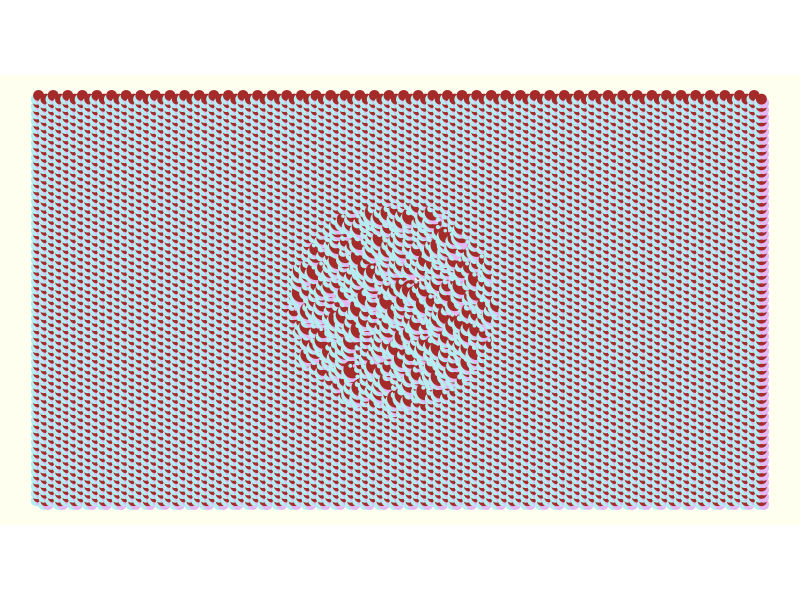
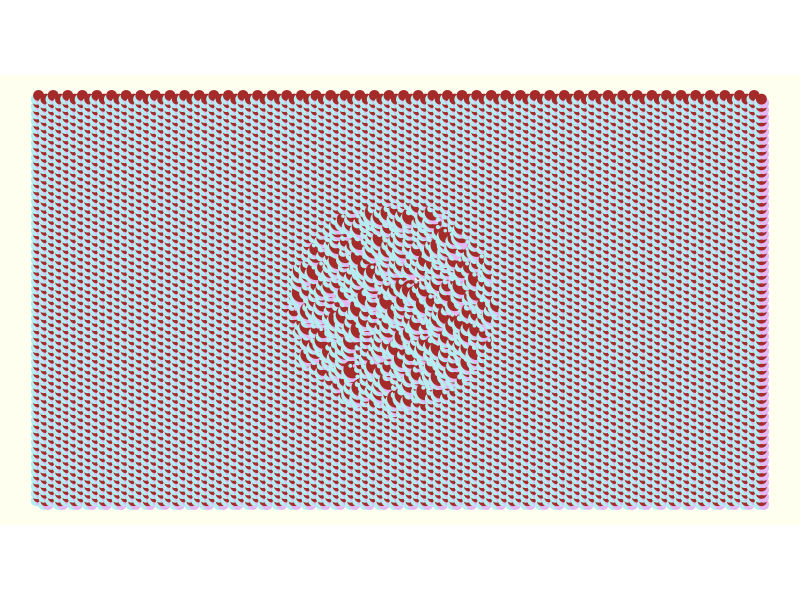

These charts were generated, in order, by the following R code:
# Author: Stuart Morrison
# Date: 28 May 2019
library(tidyverse, quietly = T)
library(magrittr, quietly = T)
library(scales, quietly = T)

"###############################################################################
#### Tri-colour dots ####
###############################################################################"

################################################################################
#### Function to make segments ####
################################################################################

    dot_maker <- function(x, y, size_force) {



        temp <- tibble(x = x + 1 / (2 + sin(pi / 3)) * cos(2 * pi * (1:3) / 3 + pi / 2),
                       y = y + 1 / (2 + sin(pi / 3)) * sin(2 * pi * (1:3) / 3 + pi / 2),
                       colour = letters[1:3],
                       size = size_force)

        return(temp)
    }

    size_force_maker <- function(x_mid, y_mid, radius,
                                 x, y, severity = 6, regular = 3) {

        if (sqrt((x_mid - x) ^ 2 + (y_mid - y) ^ 2) <= radius) {
            degree <- runif(n = 1, min = 0.5, max = severity)
            return(degree)
        } else {
            return(regular)
        }

    }

################################################################################
#### Make data ####
################################################################################

    x_res <- 100
    y_res <- 56
    dots <- tibble()

    for (xx in 1:x_res) {
        for (yy in 1:y_res) {
            temp_size <- size_force_maker(x_mid = x_res / 2, y_mid = y_res / 2,
                                          radius = min(x_res / 4, y_res / 4),
                                          x = xx, y = yy)

            dots %<>% bind_rows(dot_maker(x = xx, y = yy + 0.5 * (xx %% 2),
                                          size_force = temp_size))
        }
    }

################################################################################
#### Plot ####
################################################################################

    g <- ggplot() +
            coord_fixed() +
            geom_point(data = dots,
                        aes(x = x, y = y,
                            col = colour),
                      size = dots$size,
                      alpha = 1) +
            scale_color_manual(name = "",
                               values = c("#b5eef1", "#e4b8f5", "#A52A2A")) +
            theme_void() +
            theme(plot.background = element_rect(fill = "#fffff0",
                                                 colour = NA)) +
            guides(col = FALSE)
    ggsave(filename = "Charts/tri_colour_dots.png", plot = g,
           width = 26.7, height = 15, units = "in", bg = "#eee8dc")

################################################################################
#### Plot smaller version ####
################################################################################

    ggsave(filename = "Charts/tri_colour_dots_lo_res.png", plot = g,
           width = 13.35, height = 7.5, units = "in", bg = "#000000")
